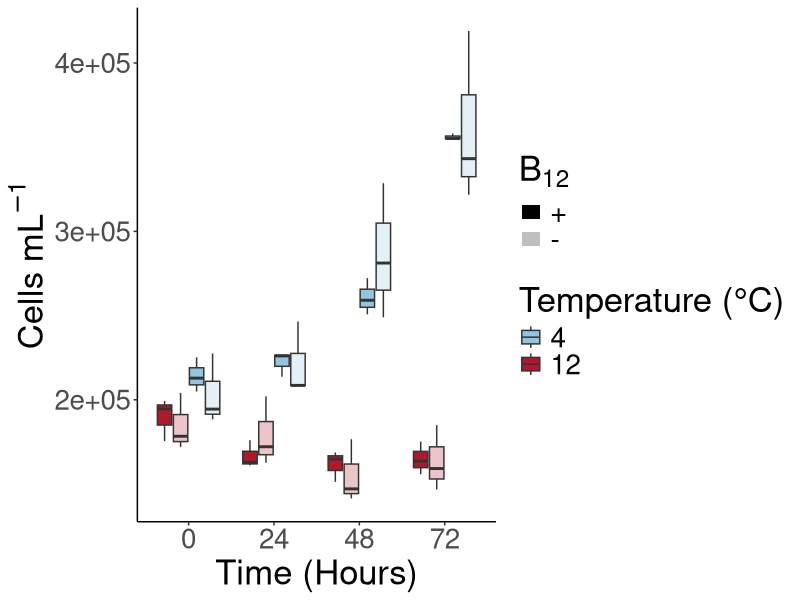

Write the R code that produced this figure. (Note: this script raises an error after producing the figure.)

# This script produces a plot for cell counts and fvfm over time after exposure to temperature treatment. 

library(tidyverse)
library(here)
library(broom)
library(tibble)
library(ggpubr)


# Cell Count Data Cleaning ------------------------------------------------

# Clean cell cnt data
cell_cnts <- read.csv(here("Fig_1/cell_cnt_raw.csv")) |> 
  
  # exclude 96 hour data 
  # lack of new media makes 4deg start to decline
  filter(time_since_temp_hours != "96") |> 
  
  # convert some data to factors
  mutate(time_since_temp_hours = factor(time_since_temp_hours),
        Temperature = factor(Temperature), 
        B12 = factor(B12))



# Cell Count Barplot --------------------------------------------------------------------
# Set colors
temp_palette <- c("#92C5DE", "#B2182B")

# Barplot
cell_cnt_barplot <- ggplot(
  cell_cnts,
  aes(
    x = time_since_temp_hours,
    y = cells_mL,
    grouping = Treatment,
    fill = Temperature,
    alpha = B12
  )
) +
  geom_boxplot() +
  theme_classic() +
  theme(text = element_text(size = 22)) +
  scale_fill_manual(values = temp_palette) +
  scale_alpha_manual(values = c(1, .25), labels = c("+", "-")) +
  labs(
    y = bquote('Cells mL' ^ -1),
    x = 'Time (Hours)',
    fill = 'Temperature (°C)',
    alpha = expression("B"[12])
  ) +
  guides(alpha = guide_legend(override.aes = list(
    fill = hcl(c(15, 195), 100, 0, alpha = c(0.25, 1)), colour = NA
  ))) +
  theme(
    # panel.background = element_rect(fill = "transparent"),
    # # bg of the panel
    # plot.background = element_rect(fill = "transparent", color = NA),
    # # bg of the plot
    # panel.grid.major = element_blank(),
    # # get rid of major grid
    # panel.grid.minor = element_blank(),
    # # get rid of minor grid
    # legend.background = element_rect(fill = "transparent"),
    # # get rid of legend bg
    # legend.box.background = element_rect(fill = "transparent"),
    # legend.key = element_blank(),
    # # get rid of legend panel bg,
    text = element_text(size = 25)
  ) 


# Student's T-test Cell Counts -------------------------------------------------------------------

# Function for getting t-test against different time points 

cell_cnt_ttest <- function(df, hour){
  
  # x
  x <- df |> 
    filter(time_since_temp_hours == paste(hour) & 
             Temperature == "4") |> 
    pull(cells_mL)
  
  
  y <- df |>  
    filter(time_since_temp_hours == paste(hour) & 
             Temperature == "12") |> 
    pull(cells_mL)
  
  assign(paste("ttest", hour, sep = "_"),
         
         # Complete t-test  
         tidy(t.test(x, y)), envir = globalenv())
          
  
}

# Get list of time points in cell count data 
hours <- levels(cell_cnts$time_since_temp_hours)

# Apply function to get t-test stats for all hours 
cellcnts_stats_output <- sapply(hours, cell_cnt_ttest, df = cell_cnts)  |>
    t() |> 
  as.data.frame() |> 
  rownames_to_column(var = "time_since_temp_hours")
  


# Clean up fv/fm data -----------------------------------------------------

# Read in table with sample treatment info 
sample_treat <- read.csv(here("Fig_1/sample_treatments.csv"))

# Read in and clean fvfm data 
fvfm <- read.csv(here("Fig_1/fvfm_raw.csv")) |>
  rename(c( # fix column headers
    "sample_ID" = "Sample",
    "Hour" = "h",
    "FvFm_1" = "FvFm",
    "FvFm_2" = "X",
    "fvfm_mean" = "AVG"
  )) |> 
  left_join(sample_treat, by = "sample_ID") |> 
  mutate(temp = factor(temp),
         Hour = factor(Hour))


# Fv/Fm Barplot -----------------------------------------------------------


fvfm_barplot <- ggplot(fvfm,
                       aes(
                         x = Hour,
                         y = fvfm_mean,
                         grouping = interaction(temp, B12),
                         fill = temp,
                         alpha = B12
                       )) +
  geom_boxplot() +
  theme_classic() +
  theme(text = element_text(size = 20)) +
  scale_fill_manual(values = col_12) +
  scale_alpha_manual(values = c(1, .25), labels = c("+", "-")) +
  labs(
    y = bquote('F'[v] ~ '/F'[m]),
    x = 'Time (Hours)',
    fill = 'Temperature (°C)',
    alpha = expression("B"[12])
  ) +
  guides(alpha = guide_legend(override.aes = list(
    fill = hcl(c(15, 195), 100, 0, alpha = c(0.25, 1)), colour = NA
  ))) +
  scale_y_continuous(labels = scales::label_number(accuracy = 0.01)) +
  theme(
    # panel.background = element_rect(fill = "transparent"),
    # # bg of the panel
    # plot.background = element_rect(fill = "transparent", color = NA),
    # # bg of the plot
    # panel.grid.major = element_blank(),
    # # get rid of major grid
    # panel.grid.minor = element_blank(),
    # # get rid of minor grid
    # legend.background = element_rect(fill = "transparent"),
    # # get rid of legend bg
    # legend.box.background = element_rect(fill = "transparent"),
    # get rid of legend panel bg,
    text = element_text(size = 25)
  )


# Arrange and Export Plots -----------------------------------------------------------
# Arrange plots
barplots <- ggarrange(
  cell_cnt_barplot,
  fvfm_barplot,
  ncol = 2,
  nrow = 1,
  common.legend = TRUE, 
  # individual plot labels
  labels = c("a", "b"),  
  font.label = list(size = 25, 
                    color = "black"),
  legend = "bottom"
)

# Export plot
ggsave(barplots, 
       filename = "cellcnt_fvfm_barplot.pdf",  
       bg = "transparent", 
       width = 15,
       height = 9)
